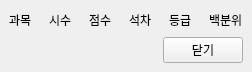
<?xml version="1.0" encoding="UTF-8"?>
<ui version="4.0">
 <class>ExamResult</class>
 <widget class="QMainWindow" name="ExamResult">
  <property name="geometry">
   <rect>
    <x>0</x>
    <y>0</y>
    <width>252</width>
    <height>72</height>
   </rect>
  </property>
  <property name="windowTitle">
   <string>시험결과</string>
  </property>
  <widget class="QWidget" name="centralwidget">
   <layout class="QGridLayout" name="glMain">
    <item row="0" column="1">
     <widget class="QLabel" name="lbTitleNum">
      <property name="text">
       <string>시수</string>
      </property>
     </widget>
    </item>
    <item row="0" column="4">
     <widget class="QLabel" name="lbTitleGrade">
      <property name="text">
       <string>등급</string>
      </property>
     </widget>
    </item>
    <item row="0" column="2">
     <widget class="QLabel" name="lbTitleScore">
      <property name="text">
       <string>점수</string>
      </property>
     </widget>
    </item>
    <item row="0" column="3">
     <widget class="QLabel" name="lbTitleRank">
      <property name="text">
       <string>석차</string>
      </property>
     </widget>
    </item>
    <item row="0" column="0">
     <widget class="QLabel" name="lbTitleSubject">
      <property name="text">
       <string>과목</string>
      </property>
     </widget>
    </item>
    <item row="0" column="5">
     <widget class="QLabel" name="lbTitlePercent">
      <property name="text">
       <string>백분위</string>
      </property>
     </widget>
    </item>
    <item row="1" column="0" colspan="6">
     <widget class="QWidget" name="widget" native="true">
      <layout class="QHBoxLayout" name="hlBot">
       <property name="leftMargin">
        <number>0</number>
       </property>
       <property name="topMargin">
        <number>0</number>
       </property>
       <property name="rightMargin">
        <number>0</number>
       </property>
       <property name="bottomMargin">
        <number>0</number>
       </property>
       <item>
        <spacer name="sp">
         <property name="orientation">
          <enum>Qt::Horizontal</enum>
         </property>
         <property name="sizeHint" stdset="0">
          <size>
           <width>40</width>
           <height>20</height>
          </size>
         </property>
        </spacer>
       </item>
       <item>
        <widget class="QPushButton" name="btnClose">
         <property name="text">
          <string>닫기</string>
         </property>
        </widget>
       </item>
      </layout>
     </widget>
    </item>
   </layout>
  </widget>
 </widget>
 <tabstops>
  <tabstop>btnClose</tabstop>
 </tabstops>
 <resources/>
 <connections/>
</ui>
